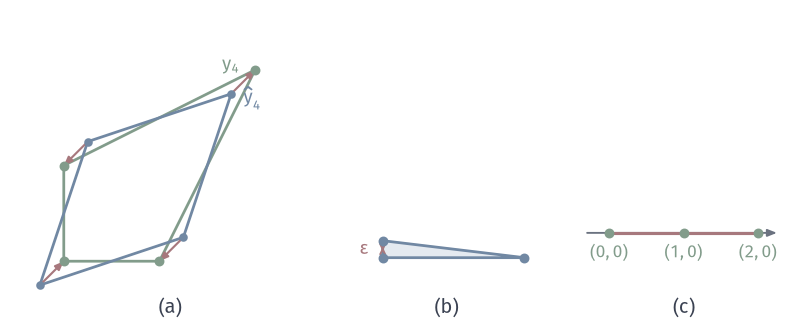

Reproduce this figure in Python.
from pathlib import Path
import sys
ROOT = next(p for p in Path(__file__).resolve().parents if (p/"build.sh").is_file() and (p/"tex/book.tex").is_file())
sys.path.insert(0, str(ROOT/"figures/04-spaces-measures-and-geometry/04-manifolds/matplotlib/mfd-common"))
from mfd3d import *
def axes_box(ax, x0, y0, w, h, xlim, ylim):
    """Plain axes at mm position on the canvas (data coordinates in the returned callable)."""
    sx, sy = w/(xlim[1]-xlim[0]), h/(ylim[1]-ylim[0])
    return (lambda x, y: (x0+(np.asarray(x)-xlim[0])*sx, y0+(np.asarray(y)-ylim[0])*sy))
def axis(ax, a, b, **kw):
    arrow(ax, a, b, color=MUTED, lw=.75, scale=5.5, zorder=2)

"""Affine least-squares fit on the square; ill-conditioned source; non-invertible exact solution."""
W, H = 112, 46
fig, ax = canvas(W, H)
y = np.array([[0, 0], [1, 0], [0, 1], [2, 2.0]]); fit = y-np.array([1, -1, -1, 1])[:, None]*np.array([1, 1])/4
order = [0, 1, 3, 2]
# (a)
s, cx, cy = 13.5, 9, 9.5
P = lambda p: cx+s*np.asarray(p)
ax.plot(*P(y[order+[0]]).T, color=GREEN, lw=1.1, zorder=3); ax.plot(*P(fit[order+[0]]).T, color=BLUE, lw=1.1, zorder=3)
for a, b in zip(y, fit):
    arrow(ax, P(b), P(a), color=RED, lw=.85, scale=5, zorder=5)
for a in y: dot(ax, P(a), GREEN)
for a in fit: dot(ax, P(a), BLUE, size=1.25)
label(ax, P(y[3])+np.array([-3.4, .8]), r'$\mathbf{y}_4$', 7.5, GREEN)
label(ax, P(fit[3])+np.array([3, -.6]), r'$\widehat{\mathbf{y}}_4$', 7.5, BLUE)
panel_tag(ax, 24, 1.7, '(a)')
# (b) source triangle with epsilon=.1; a target perturbation eta on y_3 changes the 2nd column by eta/eps
s, cx, cy = 20, 54, 9.5
P = lambda p: np.array([cx+s*p[0], cy+s*p[1]])
eps = .12
src = np.array([[0, 0], [1, 0], [0, eps]])
ax.fill(*P(src.T).T.T if 0 else zip(*[P(p) for p in src]), color=BLUE_FILL, zorder=1)
ax.plot(*zip(*[P(p) for p in np.r_[src, src[:1]]]), color=BLUE, lw=1.1, zorder=3)
for p in src: dot(ax, P(p), BLUE)
ax.annotate('', xy=P((0, eps)), xytext=P((0, 0)), arrowprops=dict(arrowstyle='<->,head_length=.25,head_width=.12', color=RED, lw=.8, shrinkA=2.5, shrinkB=2.5), zorder=6)
label(ax, P((0, eps/2))+np.array([-2.0, 0]), r'$\varepsilon$', 7.5, RED, ha='right')
panel_tag(ax, 63, 1.7, '(b)')
# (c) triangle collapses to the axis
s, cx, cy = 10.5, 86, 13
P = lambda p: np.array([cx+s*p[0], cy+s*p[1]])
tgt = np.array([[0, 0], [1, 0], [2, 0]])
axis(ax, P((-.3, 0)), P((2.25, 0)))
ax.plot(*zip(*[P(p) for p in tgt[[0, 2]]]), color=RED, lw=1.25, zorder=3)
for p in tgt: dot(ax, P(p), GREEN)
xlbl = [r'$(0,0)$', r'$(1,0)$', r'$(2,0)$']
for p, l in zip(tgt, xlbl): label(ax, P(p)+np.array([0, -2.8]), l, 7, GREEN)
panel_tag(ax, 96.5, 1.7, '(c)')
save(fig, Path(__file__).resolve().parent, 'figure', {'formula': 'affine fit on square; residual c^T Y/4 pattern; epsilon=.12 source; target (0,0),(1,0),(2,0)'})
